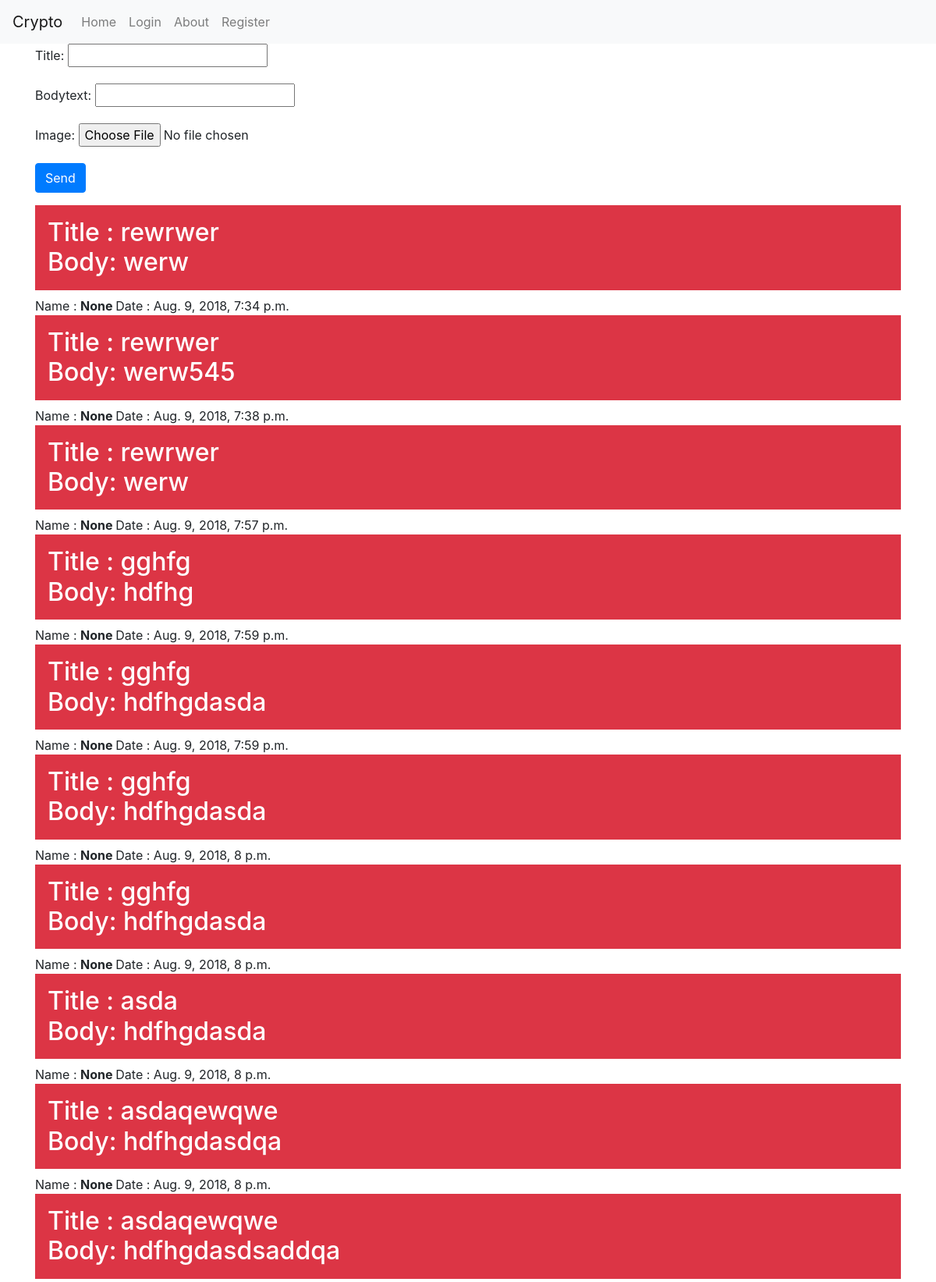
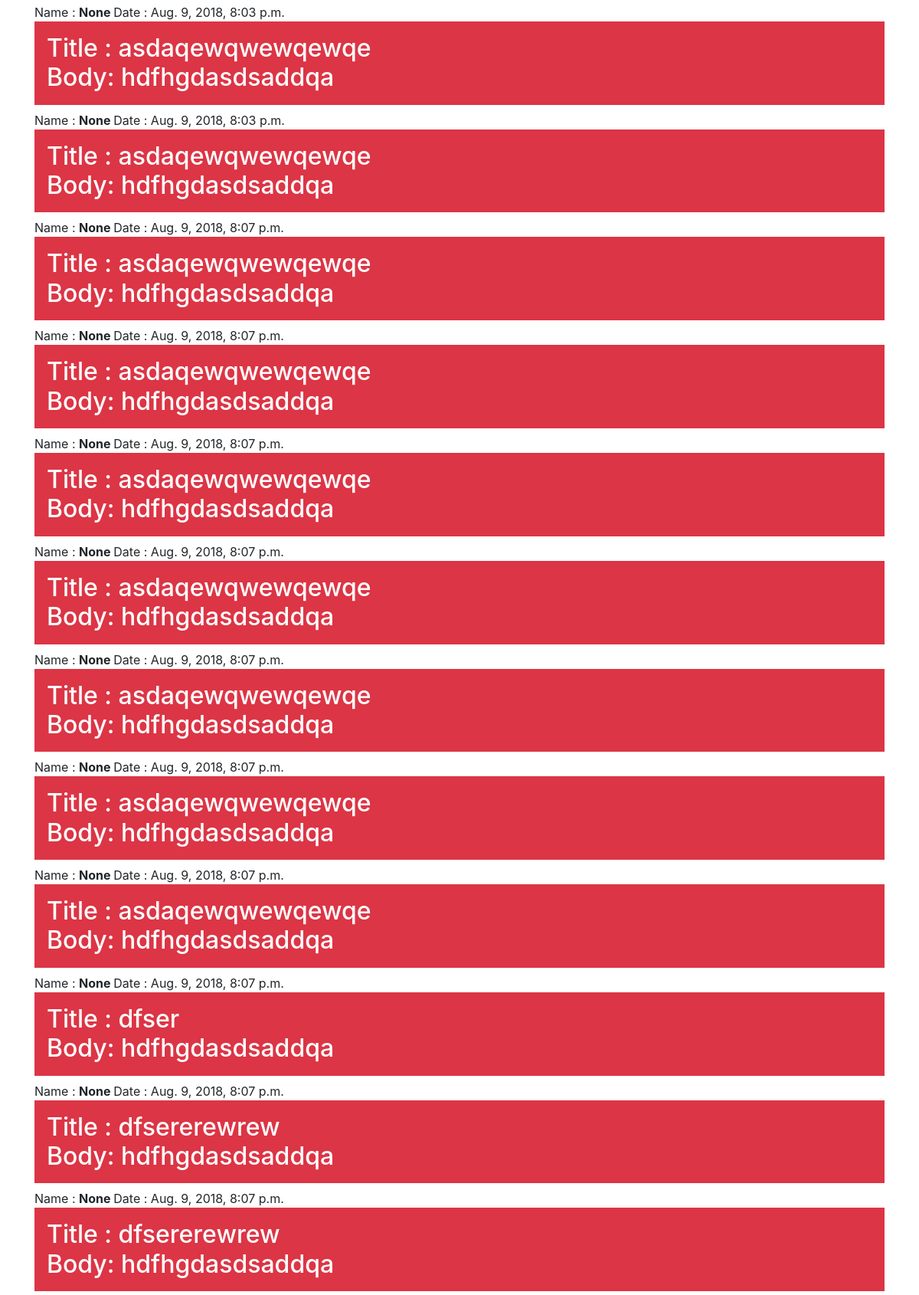
The app's page /article/ (upper part) with its own data (2 pictures, top to bottom).
### article/models.py (models this page shows)
class ModelArticle(models.Model):
    title = models.TextField()
    bodytext = models.TextField()
    date = models.DateTimeField(auto_now_add=True)
    user = models.ForeignKey(User, models.SET_NULL, null=True)

### article/views.py (the view, shortened to what this page needs)
# urls.py: path('', ArticleView.as_view(), name='article'),
class ArticleView(TemplateView):
    template_name = 'article/article.html'
    def get(self, request):
        form = FormArticle()
        show = ModelArticle.objects.all()
        args = {'form': form, 'show': show}
        return render(request, self.template_name, args)

### article/forms.py
class FormArticle(forms.ModelForm):
    title = forms.CharField()
    bodytext = forms.CharField()
    image = forms.ImageField()
    class Meta:
        model = ModelArticle
        fields = ('title', 'bodytext','image' )

### article/templates/article/article.html (shortened to what this page needs)
{% extends 'base.html' %}
{% block body %}
<div class="container">
    <form method="post">
        {{ form.as_p }}
        <button type="submit" class="btn btn-primary"> Send </button>
    </form>
</div>
<div class="container">
    <h1>
        {% for sform in show %}
        <h2 class="p-3 mb-2 bg-danger text-white" > Title : {{ sform.title }}
            <br> Body: {{ sform.bodytext }} </br>
        </h2>
        <il>
            Name :  <b>{{ sform.user }} </b> Date : {{ sform.date }}
        </il>
        {% endfor %}
    </h1>
</div>
{% endblock %}

### records on screen
ModelArticle: title "rewrwer", bodytext "werw", user "None", date "Aug. 9, 2018, 7:34 p.m."
ModelArticle: title "rewrwer", bodytext "werw545", user "None", date "Aug. 9, 2018, 7:38 p.m."
ModelArticle: title "rewrwer", bodytext "werw", user "None", date "Aug. 9, 2018, 7:57 p.m."
ModelArticle: title "gghfg", bodytext "hdfhg", user "None", date "Aug. 9, 2018, 7:59 p.m."
ModelArticle: title "gghfg", bodytext "hdfhgdasda", user "None", date "Aug. 9, 2018, 7:59 p.m."
ModelArticle: title "gghfg", bodytext "hdfhgdasda", user "None", date "Aug. 9, 2018, 8 p.m."
ModelArticle: title "gghfg", bodytext "hdfhgdasda", user "None", date "Aug. 9, 2018, 8 p.m."
ModelArticle: title "asda", bodytext "hdfhgdasda", user "None", date "Aug. 9, 2018, 8 p.m."
ModelArticle: title "asdaqewqwe", bodytext "hdfhgdasdqa", user "None", date "Aug. 9, 2018, 8 p.m."
ModelArticle: title "asdaqewqwe", bodytext "hdfhgdasdsaddqa", user "None", date "Aug. 9, 2018, 8:03 p.m."
ModelArticle: title "asdaqewqwewqewqe", bodytext "hdfhgdasdsaddqa", user "None", date "Aug. 9, 2018, 8:03 p.m."
ModelArticle: title "asdaqewqwewqewqe", bodytext "hdfhgdasdsaddqa", user "None", date "Aug. 9, 2018, 8:07 p.m."
ModelArticle: title "asdaqewqwewqewqe", bodytext "hdfhgdasdsaddqa", user "None", date "Aug. 9, 2018, 8:07 p.m."
ModelArticle: title "asdaqewqwewqewqe", bodytext "hdfhgdasdsaddqa", user "None", date "Aug. 9, 2018, 8:07 p.m."
ModelArticle: title "asdaqewqwewqewqe", bodytext "hdfhgdasdsaddqa", user "None", date "Aug. 9, 2018, 8:07 p.m."
ModelArticle: title "asdaqewqwewqewqe", bodytext "hdfhgdasdsaddqa", user "None", date "Aug. 9, 2018, 8:07 p.m."
ModelArticle: title "asdaqewqwewqewqe", bodytext "hdfhgdasdsaddqa", user "None", date "Aug. 9, 2018, 8:07 p.m."
ModelArticle: title "asdaqewqwewqewqe", bodytext "hdfhgdasdsaddqa", user "None", date "Aug. 9, 2018, 8:07 p.m."
ModelArticle: title "asdaqewqwewqewqe", bodytext "hdfhgdasdsaddqa", user "None", date "Aug. 9, 2018, 8:07 p.m."
ModelArticle: title "dfser", bodytext "hdfhgdasdsaddqa", user "None", date "Aug. 9, 2018, 8:07 p.m."
ModelArticle: title "dfsererewrew", bodytext "hdfhgdasdsaddqa", user "None", date "Aug. 9, 2018, 8:07 p.m."
ModelArticle: title "dfsererewrew", bodytext "hdfhgdasdsaddqa"
